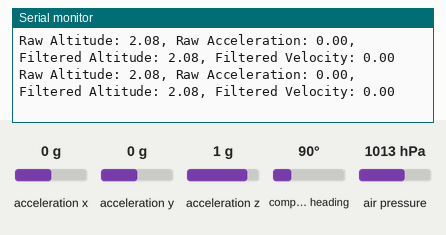
Recording of a sketch running on a simulated Arduino Uno, built with avr-gcc and run on an emulated ATmega328P. Parts: the last lines printed to the serial monitor. The test bench sets the inputs (shaded band); at power-on: acceleration z 1 g, air pressure 1013 hPa, acceleration x 0 g, acceleration y 0 g, compass heading 90°.

Above: at 1.2 s.
1.3 s: acceleration z set to -1.4 g
At 3.0 s:
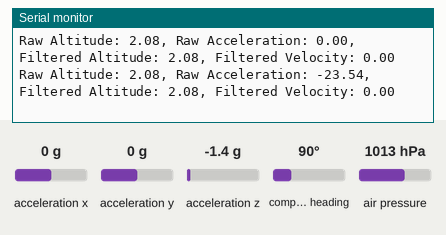
5.3 s: air pressure set to 952 hPa
At 5.7 s:
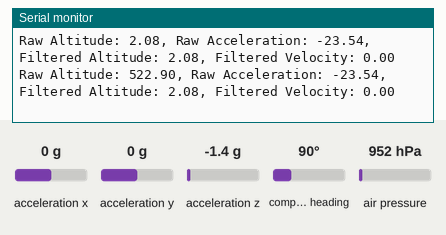
6.8 s: acceleration z set to -0.8 g
At 8.1 s:
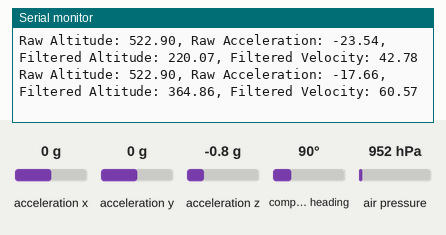
Timing chart, 0 to 9.8 s (numbered marks = the images above; inputs shaded):
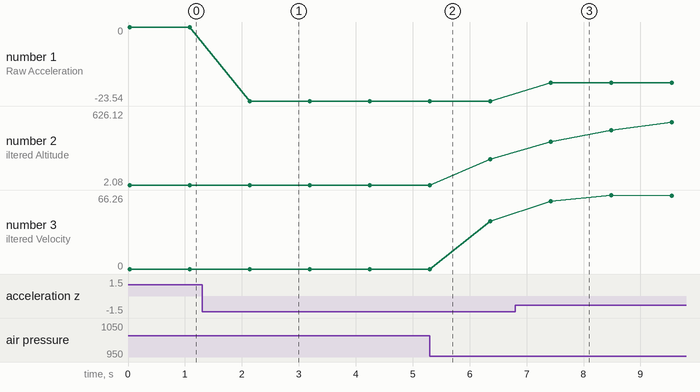

Measured:
- after the input at 1.3 s, the serial monitor: prints a new line after 0.83 s (image 1)
- after the input at 5.3 s, the serial monitor: prints a new line at once (image 2)
- after the input at 6.8 s, the serial monitor: prints a new line after 0.62 s (image 3)
- plotted number 1: 0 → -23.54 after the input at 1.3 s, -23.54 → -17.66 after the input at 6.8 s
- plotted number 2: 2.08 → 220.07 after the input at 5.3 s
- plotted number 3: 0 → 42.78 after the input at 5.3 s

The sketch:

main.ino
```cpp
#include <Wire.h>
#include <Adafruit_Sensor.h>
#include <Adafruit_BNO055.h>
#include <Adafruit_BMP280.h>
#include "kalman_filter.h"

Adafruit_BNO055 bno = Adafruit_BNO055();
Adafruit_BMP280 bmp;

Kalman kalman(&bmp, &bno);

void setup() {
  Serial.begin(9600);

  if (!bno.begin()) {
    Serial.println("Ooops, no BNO055 detected ... Check your wiring or I2C ADDR!");
    while (1);
  }

  if (!bmp.begin()) {
    Serial.println(F("Could not find a valid BMP280 sensor, check wiring!"));
    while (1);
  }

  kalman.begin();
}

void loop() {
  kalman.update();

  double filteredAltitude = kalman.getFilteredAltitude();
  double filteredVelocity = kalman.getFilteredVelocity();
  double rawAltitude = kalman.getRawAltitude();
  double rawAcceleration = kalman.getRawAcceleration();

  Serial.print("Raw Altitude: ");
  Serial.print(rawAltitude);
  Serial.print(", Raw Acceleration: ");
  Serial.print(rawAcceleration);
  Serial.print(", Filtered Altitude: ");
  Serial.print(filteredAltitude);
  Serial.print(", Filtered Velocity: ");
  Serial.println(filteredVelocity);

  delay(1000);
}
```

kalman_filter.cpp
```cpp
#include "kalman_filter.h"
#include <Wire.h>
#include <Adafruit_Sensor.h>
#include <Adafruit_BMP280.h>
#include <Adafruit_BNO055.h>

void fill(double* array, int size, double value) {
    for (int i = 0; i < size; ++i) {
        array[i] = value;
    }
}

void fill2D(double array[][6], int rows, int cols, double value) {
    for (int i = 0; i < rows; ++i) {
        for (int j = 0; j < cols; ++j) {
            array[i][j] = value;
        }
    }
}

void copy(double* source, double* destination, int size) {
    for (int i = 0; i < size; ++i) {
        destination[i] = source[i];
    }
}

void copy2D(double source[][6], double destination[][6], int rows, int cols) {
    for (int i = 0; i < rows; ++i) {
        for (int j = 0; j < cols; ++j) {
            destination[i][j] = source[i][j];
        }
    }
}

Kalman::Kalman(Adafruit_BMP280 *bmp, Adafruit_BNO055 *bno) {
    this->bmp = bmp;
    this->bno = bno;
    init();
}

void Kalman::init() {
    fill2D(A, 6, 6, 0.0);
    A[0][0] = 1.0; A[1][1] = 1.0;
    A[2][2] = 1.0; A[3][3] = 1.0; A[4][4] = 1.0; A[5][5] = 1.0;

    fill2D(Q, 6, 6, 0.0);
    for (int i = 0; i < 6; ++i) {
        Q[i][i] = 0.01;
    }

    R[0][0] = 3.0; R[0][1] = 0.0;
    R[1][0] = 0.0; R[1][1] = 0.1;

    fill2D(H, 2, 6, 0.0);
    H[0][0] = 1.0; // Altitude measurement
    H[1][5] = 1.0; // Acceleration measurement

    fill2D(current_p_cov, 6, 6, 0.0);
    for (int i = 0; i < 6; ++i) {
        current_p_cov[i][i] = 1.0;
    }

    filteredAltitude = 0.0;
    filteredVelocity = 0.0;

    current_state[0] = bmp->readAltitude(); // Altitude
    current_state[1] = 0.0; // Velocity
    imu::Quaternion q = bno->getQuat();
    current_state[2] = q.w();
    current_state[3] = q.x();
    current_state[4] = q.y();
    current_state[5] = q.z();
}

void Kalman::begin() {
    old_time = millis();
}

void Kalman::update() {
    curr_time = millis();
    dt = ((double)(curr_time - old_time) / 1000.0);
    old_time = curr_time;

    A[0][1] = dt; // Update A matrix with current dt

    predict_state();
    predict_p_cov();
    update_gain();
    adjust_state();
    adjust_p_cov();

    filteredAltitude = adjusted_state[0];
    filteredVelocity = adjusted_state[1];

    copy(adjusted_state, current_state, 6);
    copy2D(adjusted_p_cov, current_p_cov, 6, 6);
}

void Kalman::predict_state() {
    for (int i = 0; i < 6; ++i) {
        predicted_state[i] = 0.0;
        for (int j = 0; j < 6; ++j) {
            predicted_state[i] += A[i][j] * current_state[j];
        }
    }
}

void Kalman::predict_p_cov() {
    double AP[6][6] = {0};
    double APA_T[6][6] = {0}; // Transposed APA

    for (int i = 0; i < 6; ++i) {
        for (int j = 0; j < 6; ++j) {
            for (int k = 0; k < 6; ++k) {
                AP[i][j] += A[i][k] * current_p_cov[k][j];
            }
        }
    }

    for (int i = 0; i < 6; ++i) {
        for (int j = 0; j < 6; ++j) {
            for (int k = 0; k < 6; ++k) {
                APA_T[i][j] += AP[i][k] * A[j][k]; // Note that A[j][k] represents A'
            }
            predicted_p_cov[i][j] = APA_T[i][j] + Q[i][j];
        }
    }
}

void Kalman::update_gain() {
    double PHt[6][2] = {0};
    double HPHt[2][2] = {0};
    double HPHtR[2][2] = {0};
    double HPHtR_inv[2][2] = {0};
    double det;

    for (int i = 0; i < 6; ++i) {
        for (int j = 0; j < 2; ++j) {
            PHt[i][j] = 0.0;
            for (int k = 0; k < 6; ++k) {
                PHt[i][j] += predicted_p_cov[i][k] * H[j][k];
            }
        }
    }

    for (int i = 0; i < 2; ++i) {
        for (int j = 0; j < 2; ++j) {
            HPHt[i][j] = 0.0;
            for (int k = 0; k < 6; ++k) {
                HPHt[i][j] += H[i][k] * PHt[k][j];
            }
            HPHtR[i][j] = HPHt[i][j] + R[i][j];
        }
    }

    det = HPHtR[0][0] * HPHtR[1][1] - HPHtR[0][1] * HPHtR[1][0];
    HPHtR_inv[0][0] = HPHtR[1][1] / det;
    HPHtR_inv[1][1] = HPHtR[0][0] / det;
    HPHtR_inv[0][1] = -HPHtR[0][1] / det;
    HPHtR_inv[1][0] = -HPHtR[1][0] / det;

    for (int i = 0; i < 6; ++i) {
        for (int j = 0; j < 2; ++j) {
            kalman_gain[i][j] = 0.0;
            for (int k = 0; k < 2; ++k) {
                kalman_gain[i][j] += PHt[i][k] * HPHtR_inv[k][j];
            }
        }
    }
}

void Kalman::adjust_state() {
    double measurement[2] = {bmp->readAltitude(), bno->getVector(Adafruit_BNO055::VECTOR_ACCELEROMETER).z() - 9.81};
    double y[2] = {measurement[0], measurement[1]};
    double Hx[2] = {0};

    for (int i = 0; i < 2; ++i) {
        for (int j = 0; j < 6; ++j) {
            Hx[i] += H[i][j] * predicted_state[j];
        }
    }

    for (int i = 0; i < 2; ++i) {
        y[i] -= Hx[i];
    }

    for (int i = 0; i < 6; ++i) {
        adjusted_state[i] = predicted_state[i];
        for (int j = 0; j < 2; ++j) {
            adjusted_state[i] += kalman_gain[i][j] * y[j];
        }
    }
}

void Kalman::adjust_p_cov() {
    double I_KH[6][6] = {0};
    double KHP[6][6] = {0};
    double KH[6][6] = {0};

    for (int i = 0; i < 6; ++i) {
        for (int j = 0; j < 6; ++j) {
            KH[i][j] = 0.0;
            for (int k = 0; k < 2; ++k) {
                KH[i][j] += kalman_gain[i][k] * H[k][j];
            }
            if (i == j) {
                I_KH[i][j] = 1.0 - KH[i][j];
            } else {
                I_KH[i][j] = -KH[i][j];
            }
        }
    }

    for (int i = 0; i < 6; ++i) {
        for (int j = 0; j < 6; ++j) {
            KHP[i][j] = 0.0;
            for (int k = 0; k < 6; ++k) {
                KHP[i][j] += I_KH[i][k] * predicted_p_cov[k][j];
            }
        }
    }

    for (int i = 0; i < 6; ++i) {
        for (int j = 0; j < 6; ++j) {
            adjusted_p_cov[i][j] = KHP[i][j];
        }
    }
}

double Kalman::getFilteredAltitude() const {
    return filteredAltitude;
}

double Kalman::getFilteredVelocity() const {
    return filteredVelocity;
}

double Kalman::getRawAltitude() const {
    return bmp->readAltitude();
}

double Kalman::getRawAcceleration() const {
    return bno->getVector(Adafruit_BNO055::VECTOR_ACCELEROMETER).z() - 9.81;
}
```

kalman_filter.h
```cpp
#ifndef KALMAN_FILTER_H
#define KALMAN_FILTER_H

#include <Adafruit_Sensor.h>
#include <Adafruit_BNO055.h>
#include <Adafruit_BMP280.h>

class Kalman {
public:
    Kalman(Adafruit_BMP280 *bmp, Adafruit_BNO055 *bno);
    void begin();
    void update();
    double getFilteredAltitude() const;
    double getFilteredVelocity() const;
    double getRawAltitude() const;
    double getRawAcceleration() const;

private:
    Adafruit_BMP280 *bmp;
    Adafruit_BNO055 *bno;
    double filteredAltitude;
    double filteredVelocity;
    double current_state[6];
    double predicted_state[6];
    double adjusted_state[6];
    double A[6][6];
    double Q[6][6];
    double R[2][2];
    double H[2][6];
    double current_p_cov[6][6];
    double predicted_p_cov[6][6];
    double adjusted_p_cov[6][6];
    double kalman_gain[6][2];
    unsigned long old_time;
    unsigned long curr_time;
    double dt;

    void init();
    void predict_state();
    void predict_p_cov();
    void update_gain();
    void adjust_state();
    void adjust_p_cov();
};

#endif
```
